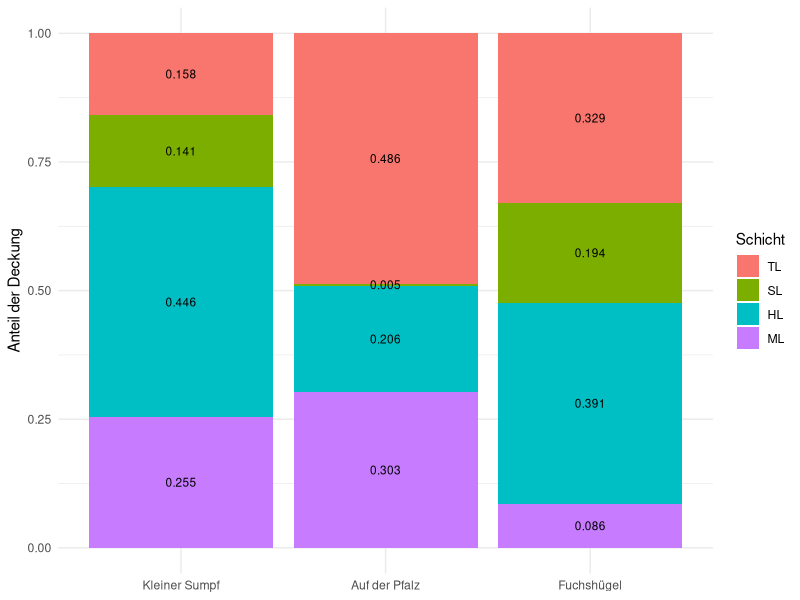
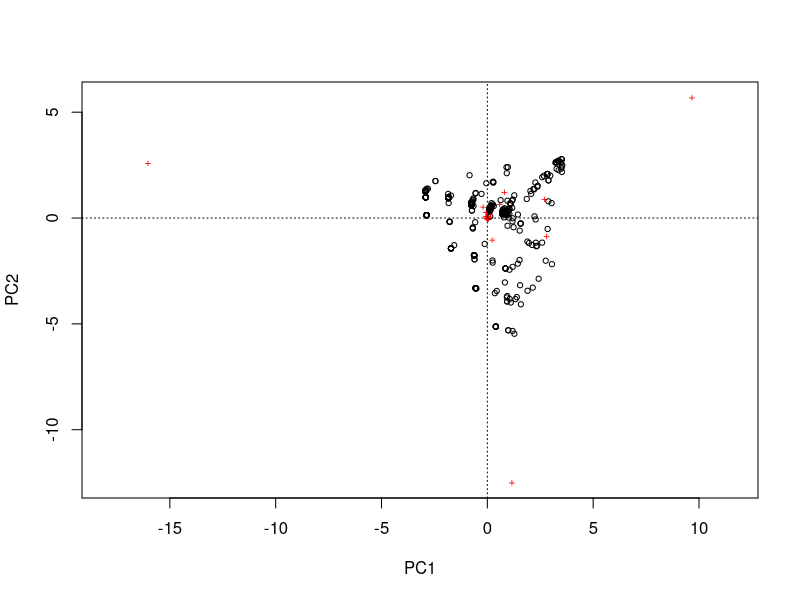
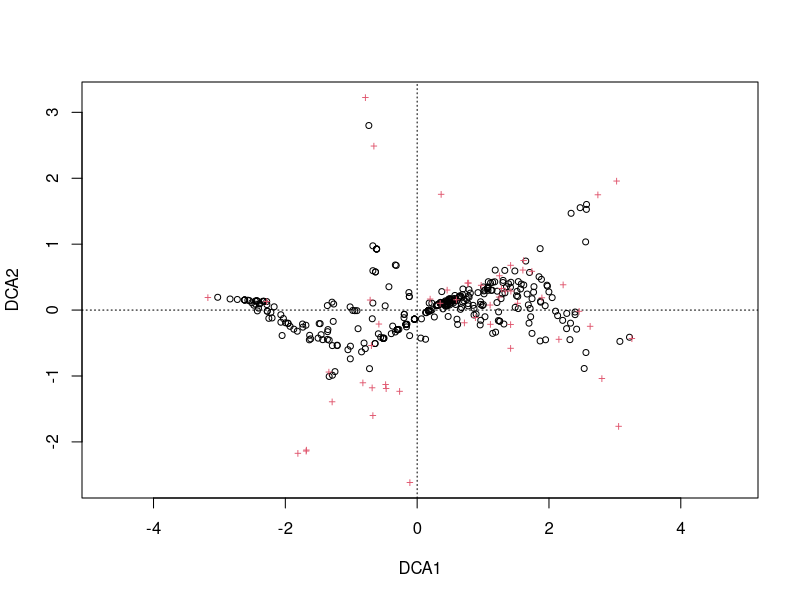
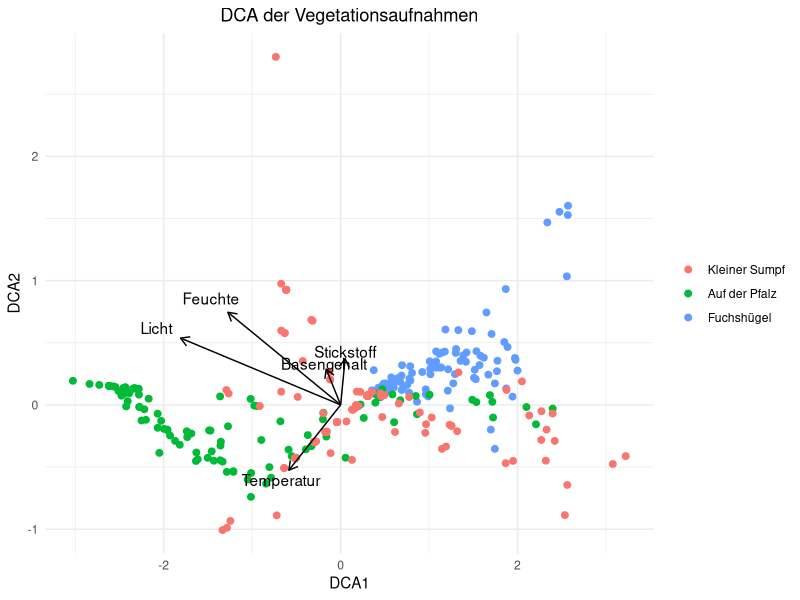
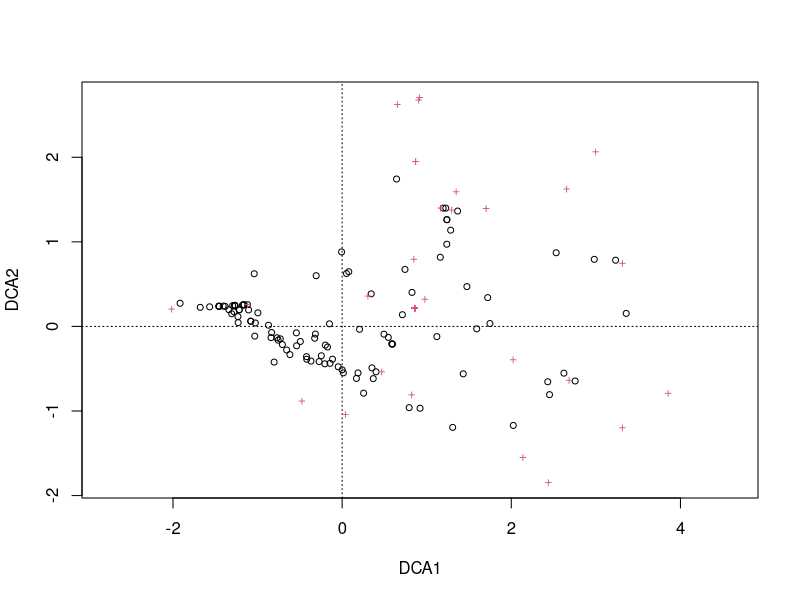
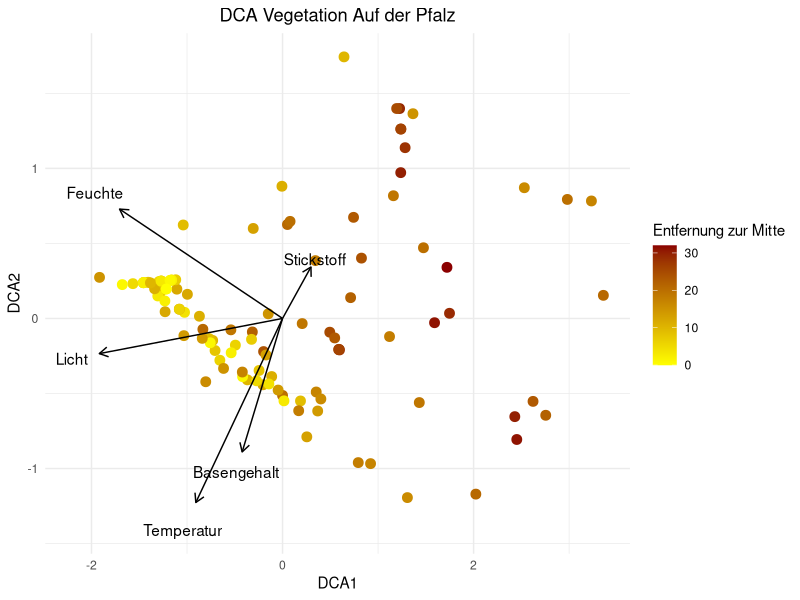
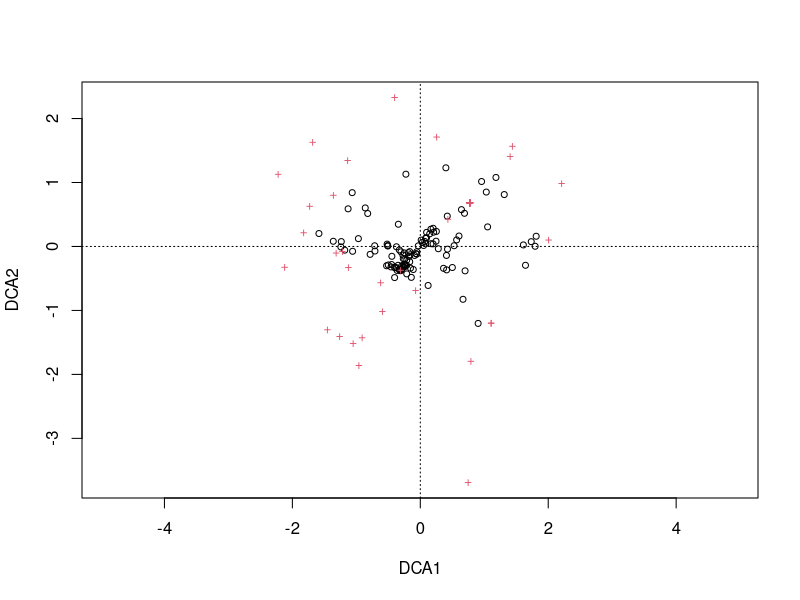
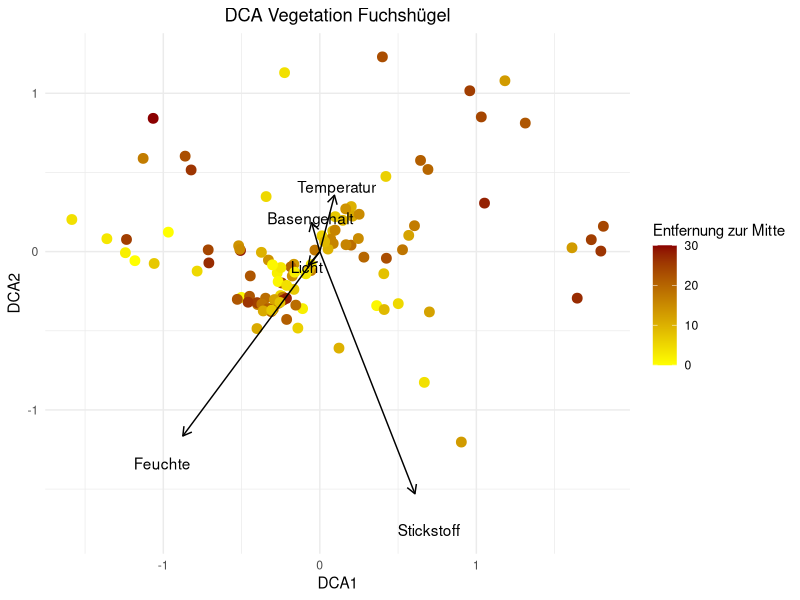

Write R code to recreate these figures, in order.
## ---- chunk 1
library(tidyverse)
library(readxl)
library(writexl)
library(vegan)
library(ggplot2)
## ---- chunk 2
#| label: read data
#| output: true
vegdata <- read.csv("vegdata_final.csv")
str(vegdata)
#spalten anders ordnen
vegdata <- vegdata %>%
  relocate(Transekt, Transektnummer, .after = Name)
str(vegdata)
#entfernen von Arten, die auf der Artenliste waren, aber in keinem der Plots vorkommen
vegdata <- vegdata[, c(
  names(vegdata)[1:6],
  names(vegdata)[7:ncol(vegdata)][
    colSums(vegdata[, 7:ncol(vegdata)], na.rm = TRUE) > 0
  ]
)]
str(vegdata)
## ---- chunk 3
#| label: convert to long format
#| output: false

#Umwandeln zu Long format: 0-Werte bleiben erhalten

rownames(vegdata) <- vegdata$Name 
vegdata$Name <- NULL 
ncol(vegdata) 
str(vegdata)
art_cols <- grep("_(TL|HL|ML|SL)$", names(vegdata), value = TRUE)
veg_long <- vegdata %>%
  rownames_to_column("Name") %>%
  pivot_longer(cols = all_of(art_cols), names_to = "Art_full", values_to = "Deckung") %>% 
  tidyr::separate(Art_full, into = c("Art", "Schicht"), sep = "_(?=[A-Z]{1,2}$)")
#sep trennt die Schicht sauber ab, da Arten als Gattung_Epitheton_Schicht vorliegen
str(veg_long)
## ---- chunk 4
#| label: create subsets

#subsets für jede fläche machen
Lic_subset <- subset(veg_long, site == "Lic")
MN_subset <- subset(veg_long, site =="Meu_nass")
MT_subset <- subset(veg_long, site =="Meu_trock")

## ---- chunk 5
#mittlere Deckungen
p1 <- Lic_subset %>%
  group_by(Art) %>%
  summarise(
    mean_deckung = mean(Deckung, na.rm = TRUE),
    n = sum(Deckung > 0)
  ) %>%
  arrange(desc(mean_deckung)) %>%
  slice_head(n = 10) %>%
  ggplot(aes(x = reorder(Art, mean_deckung), y = mean_deckung)) +
  geom_col(fill = "darkgreen") +
  geom_text(aes(label = paste0("n=", n)),
            hjust = -0.1, size = 3) +
  coord_flip() +
  scale_y_continuous(limits = c(0, 45))+
  labs(
    x = "Art",
    y = "Mittlere Deckung %",
    title = "Kleiner Sumpf"
  ) +
  theme_minimal()

p2 <- MN_subset %>%
  group_by(Art) %>%
  summarise(
    mean_deckung = mean(Deckung, na.rm = TRUE),
    n = sum(Deckung > 0)
  ) %>%
  arrange(desc(mean_deckung)) %>%
  slice_head(n = 10) %>%
  ggplot(aes(x = reorder(Art, mean_deckung), y = mean_deckung)) +
  geom_col(fill = "darkgreen") +
  geom_text(aes(label = paste0("n=", n)),
            hjust = -0.1, size = 3) +
  coord_flip() +
  scale_y_continuous(limits = c(0, 45))+
  labs(
    x = "Art",
    y = "Mittlere Deckung %",
    title = "Auf der Pfalz"
  ) +
  theme_minimal()

p3 <- MT_subset %>%
  group_by(Art) %>%
  summarise(
    mean_deckung = mean(Deckung, na.rm = TRUE),
    n = sum(Deckung > 0)
  ) %>%
  arrange(desc(mean_deckung)) %>%
  slice_head(n = 10) %>%
  ggplot(aes(x = reorder(Art, mean_deckung), y = mean_deckung)) +
  geom_col(fill = "darkgreen") +
  geom_text(aes(label = paste0("n=", n)),
            hjust = -0.1, size = 3) +
  coord_flip() +
  scale_y_continuous(limits = c(0, 45))+
  labs(
    x = "Art",
    y = "Mittlere Deckung %",
    title = "Fuchshügel"
  ) +
  theme_minimal()

#p_all <- (p1/p2/p3)+plot_annotation(
#    title = "Top 10 Arten nach mittlerer Deckung",
#    theme = theme(plot.title = element_text(size = 18, face = "bold", hjust = 0.5)))
#ggsave("top10_deckung.png", p_all,
#       width = 14, height = 6, dpi = 300)
## ---- chunk 6
layer_deckung <- veg_long %>%
  group_by(site, Schicht) %>%
  summarise(Deckung = mean(Deckung, na.rm = TRUE), .groups = "drop") %>%
  group_by(site) %>%
  mutate(prop = Deckung / sum(Deckung))
str(layer_deckung)

layer_deckung$Schicht <- factor(
  layer_deckung$Schicht,
  levels = c("TL", "SL", "HL", "ML")
)
  
ggplot(layer_deckung, aes(x = site, y = prop, fill = Schicht)) +
  geom_col() +
  labs(y = "Anteil der Deckung", x = NULL) +
  geom_text(aes(label = round(prop,3)), size = 3, position = position_stack(vjust = 0.5))+
  scale_x_discrete(labels = c(
    "Meu_nass" = "Auf der Pfalz",
    "Meu_trock" = "Fuchshügel",
    "Lic" = "Kleiner Sumpf"))+
  theme_minimal()

#ggplot(layer_deckung, aes(fill=Schicht, y=Deckung, x=site)) + 
#    geom_bar(position="fill", stat="identity")
## ---- chunk 7
# Zeigerwerte von GBIF
zeigerwerte <- read.table("dwca-zeigerwerte-v1.2/ellenberg.txt",sep = "\t", header = TRUE)
zeigerwerte <- zeigerwerte %>%
  rename(gbif_name = id)
# Liste meiner Arten, Artnamen für GBIF-Artnamen angepasst
mapping <- read_xlsx("artenliste_mapping.xlsx")

# Tabellen zusammenführen
zeiger_mapped <- zeigerwerte %>%
  inner_join(mapping, by = "gbif_name") %>%
  select(gbif_name, my_name, light, temperature, continental, wetness, alkalinity, nitrogen, salinity)

# Tabelle aufräumen
zeiger_mapped <- zeiger_mapped %>%
  mutate(across(
    c(light, temperature, continental, wetness, alkalinity, nitrogen, salinity),
    ~ str_remove_all(.x, "[~()xX=]") %>%
      as.numeric()
  ))
zeiger_mapped <- zeiger_mapped %>%
  rename(Art = my_name)
zeiger_mapped <- zeiger_mapped %>%
  select(-gbif_name)
## ---- chunk 8
#gewichtete zeigerwerte berechnen
combined_data <- left_join(veg_long, zeiger_mapped, by = "Art")
str(combined_data)

weighted_values <- combined_data %>%
  group_by(plot.ID, Name, site, Transekt, Transektnummer) %>%
  summarise(
    Weighted_light = sum(Deckung * light, na.rm = TRUE) / sum(Deckung, na.rm = TRUE),
    Weighted_temperature = sum(Deckung * temperature, na.rm = TRUE) / sum(Deckung, na.rm = TRUE),
    Weighted_wetness = sum(Deckung * wetness, na.rm = TRUE) / sum(Deckung, na.rm = TRUE),
    Weighted_nitrogen = sum(Deckung * nitrogen, na.rm = TRUE) / sum(Deckung, na.rm = TRUE),
    Weighted_continental = sum(Deckung * continental, na.rm = TRUE) / sum(Deckung, na.rm = TRUE),
    Weighted_alkalinity = sum(Deckung * alkalinity, na.rm = TRUE) / sum(Deckung, na.rm = TRUE),
    Weighted_salinity = sum(Deckung * salinity, na.rm = TRUE) / sum(Deckung, na.rm = TRUE),
    .groups = "drop"
  )

#write_xlsx(weighted_values, "Zeigerwerte_gewichtet.xlsx")
## ---- chunk 9
####species richness, Shannon Index, relative Häufigkeit und species evenness bestimmen####

#anlegen einer Vegetationsmatrix
comm_matrix <- veg_long %>%
  group_by(plot.ID, Art) %>%
  summarise(Deckung = sum(Deckung), .groups = "drop") %>%
  tidyr::pivot_wider(
    names_from = Art,
    values_from = Deckung,
    values_fill = 0
  ) %>%
  tibble::column_to_rownames("plot.ID")
str(comm_matrix)

#berechnen von species richness, shannon Index, relativer Häufigkeit und Evenness

species_richness <- specnumber(comm_matrix)
shannon_index <- diversity(comm_matrix, index = "shannon")
relative_freq <- decostand(comm_matrix, method = "total")
species_evenness <- shannon_index / log(specnumber(comm_matrix))

# Ergebnisse in ein Dataframe packen:

results <- data.frame(
  Plot = rownames(comm_matrix),
  Richness = species_richness,
  Shannon = shannon_index,
  Evenness = species_evenness)

str(results)

#als Excel speichern
#write_xlsx(results, "Ergebnisse_species_richness.xlsx")
## ---- chunk 10
pca <- rda(comm_matrix)
plot(pca)
summary(pca)
#achsen super lang, leiber dca machen

dca <- decorana(comm_matrix)
summary(dca)

fit <- envfit(dca, weighted_values[, c("Weighted_light",
    "Weighted_temperature",
    "Weighted_wetness",
    "Weighted_nitrogen",
    "Weighted_alkalinity")])
fit

plot(dca)
arrows <- as.data.frame(scores(fit, display = "vectors"))
arrows$Variable <- rownames(arrows)
arrows$Variable <- c(
  "Licht",
  "Temperatur",
  "Feuchte",
  "Stickstoff",
  "Basengehalt"
)

dca_scores <- scores(dca, display = "sites")
dca_df <- as.data.frame(dca_scores)
dca_df$Name <- rownames(dca_df)
dca_df$site <- vegdata$site[match(dca_df$Name, vegdata$plot.ID)]

ggplot(dca_df, aes(DCA1, DCA2, colour = site)) +
  geom_point(size = 2) +

  geom_segment(
    data = arrows,
    aes(
      x = 0, y = 0,
      xend = DCA1 * 2,
      yend = DCA2 * 2
    ),
    inherit.aes = FALSE,
    arrow = arrow(length = unit(0.25, "cm")),
    colour = "black"
  ) +
  geom_text(
  data = arrows,
  aes(
    x = DCA1 * 2.3,
    y = DCA2 * 2.3,
    label = Variable
  ),
  inherit.aes = FALSE
)+
 scale_colour_discrete(
    labels = c(
      "Lic" = "Kleiner Sumpf",
      "Meu_trock" = "Fuchshügel",
      "Meu_nass" = "Auf der Pfalz"
    )
  ) +

  labs(
    title = "DCA der Vegetationsaufnahmen",
    x = "DCA1",
    y = "DCA2"
  ) +

  theme_minimal() +
  theme(
    legend.title = element_blank(),
    plot.title = element_text(hjust = 0.5)
  )
## ---- chunk 11

comm_MN <- comm_matrix[
  weighted_values$site == "Meu_nass",
]


dca <- decorana(comm_MN)
summary(dca)

env_MN <- weighted_values %>%
  filter(site == "Meu_nass")
fit <- envfit(dca, env_MN[, c("Weighted_light",
    "Weighted_temperature",
    "Weighted_wetness",
    "Weighted_nitrogen",
    "Weighted_alkalinity")])
fit

plot(dca)
arrows <- as.data.frame(scores(fit, display = "vectors"))
arrows$Variable <- rownames(arrows)
arrows$Variable <- c(
  "Licht",
  "Temperatur",
  "Feuchte",
  "Stickstoff",
  "Basengehalt"
)

dca_scores <- scores(dca, display = "sites")
dca_df <- as.data.frame(dca_scores)
dca_df$Name <- rownames(dca_df)
dca_df$site <- vegdata$site[match(dca_df$Name, vegdata$plot.ID)]
dca_df$Transektnummer <- vegdata$Transektnummer[match(dca_df$Name, vegdata$plot.ID)]
dca_df$Distanz <- abs(dca_df$Transektnummer)

ggplot(dca_df, aes(DCA1, DCA2, colour = Distanz)) +
  geom_point(size = 3) +
  scale_colour_gradient(
    low = "yellow",
    high = "darkred",
    name = "Entfernung zur Mitte"
    )+
  geom_segment(
    data = arrows,
    aes(
      x = 0, y = 0,
      xend = DCA1 * 2,
      yend = DCA2 * 2
    ),
    inherit.aes = FALSE,
    arrow = arrow(length = unit(0.25, "cm")),
    colour = "black") +
  geom_text(
  data = arrows,
  aes(
    x = DCA1 * 2.3,
    y = DCA2 * 2.3,
    label = Variable
  ),
  inherit.aes = FALSE
  ) +

  labs(
    title = "DCA Vegetation Auf der Pfalz",
    x = "DCA1",
    y = "DCA2"
  ) +

  theme_minimal() +
  theme(
    plot.title = element_text(hjust = 0.5)
  )

## ---- chunk 12
comm_MT <- comm_matrix[
  weighted_values$site == "Meu_trock",
]


dca <- decorana(comm_MT)
summary(dca)

env_MT <- weighted_values %>%
  filter(site == "Meu_trock")
fit <- envfit(dca, env_MT[, c("Weighted_light",
    "Weighted_temperature",
    "Weighted_wetness",
    "Weighted_nitrogen",
    "Weighted_alkalinity")])
fit

plot(dca)
arrows <- as.data.frame(scores(fit, display = "vectors"))
arrows$Variable <- rownames(arrows)
arrows$Variable <- c(
  "Licht",
  "Temperatur",
  "Feuchte",
  "Stickstoff",
  "Basengehalt"
)

dca_scores <- scores(dca, display = "sites")
dca_df <- as.data.frame(dca_scores)
dca_df$Name <- rownames(dca_df)
dca_df$site <- vegdata$site[match(dca_df$Name, vegdata$plot.ID)]
dca_df$Transektnummer <- vegdata$Transektnummer[match(dca_df$Name, vegdata$plot.ID)]
dca_df$Distanz <- abs(dca_df$Transektnummer)

ggplot(dca_df, aes(DCA1, DCA2, colour = Distanz)) +
  geom_point(size = 3) +
  scale_colour_gradient(
    low = "yellow",
    high = "darkred",
    name = "Entfernung zur Mitte"
    )+
  geom_segment(
    data = arrows,
    aes(
      x = 0, y = 0,
      xend = DCA1 * 2,
      yend = DCA2 * 2
    ),
    inherit.aes = FALSE,
    arrow = arrow(length = unit(0.25, "cm")),
    colour = "black") +
  geom_text(
  data = arrows,
  aes(
    x = DCA1 * 2.3,
    y = DCA2 * 2.3,
    label = Variable
  ),
  inherit.aes = FALSE
  ) +

  labs(
    title = "DCA Vegetation Fuchshügel",
    x = "DCA1",
    y = "DCA2"
  ) +

  theme_minimal() +
  theme(
    plot.title = element_text(hjust = 0.5)
  )

## ---- chunk 13
comm_L <- comm_matrix[
  weighted_values$site == "Lic",
]


dca <- decorana(comm_L)
summary(dca)

env_L <- weighted_values %>%
  filter(site == "Lic")
fit <- envfit(dca, env_L[, c("Weighted_light",
    "Weighted_temperature",
    "Weighted_wetness",
    "Weighted_nitrogen",
    "Weighted_alkalinity")])
fit

plot(dca)
arrows <- as.data.frame(scores(fit, display = "vectors"))
arrows$Variable <- rownames(arrows)
arrows$Variable <- c(
  "Licht",
  "Temperatur",
  "Feuchte",
  "Stickstoff",
  "Basengehalt"
)

dca_scores <- scores(dca, display = "sites")
dca_df <- as.data.frame(dca_scores)
dca_df$Name <- rownames(dca_df)
dca_df$site <- vegdata$site[match(dca_df$Name, vegdata$plot.ID)]
dca_df$Transektnummer <- vegdata$Transektnummer[match(dca_df$Name, vegdata$plot.ID)]
dca_df$Distanz <- abs(dca_df$Transektnummer)

ggplot(dca_df, aes(DCA1, DCA2, colour = Distanz)) +
  geom_point(size = 3) +
  scale_colour_gradient(
    low = "yellow",
    high = "darkred",
    name = "Entfernung zur Mitte"
    )+
  geom_segment(
    data = arrows,
    aes(
      x = 0, y = 0,
      xend = DCA1 * 2,
      yend = DCA2 * 2
    ),
    inherit.aes = FALSE,
    arrow = arrow(length = unit(0.25, "cm")),
    colour = "black") +
  geom_text(
  data = arrows,
  aes(
    x = DCA1 * 2.3,
    y = DCA2 * 2.3,
    label = Variable
  ),
  inherit.aes = FALSE
  ) +

  labs(
    title = "DCA Vegetation Kleiner Sumpf",
    x = "DCA1",
    y = "DCA2"
  ) +

  theme_minimal() +
  theme(
    plot.title = element_text(hjust = 0.5)
  )
